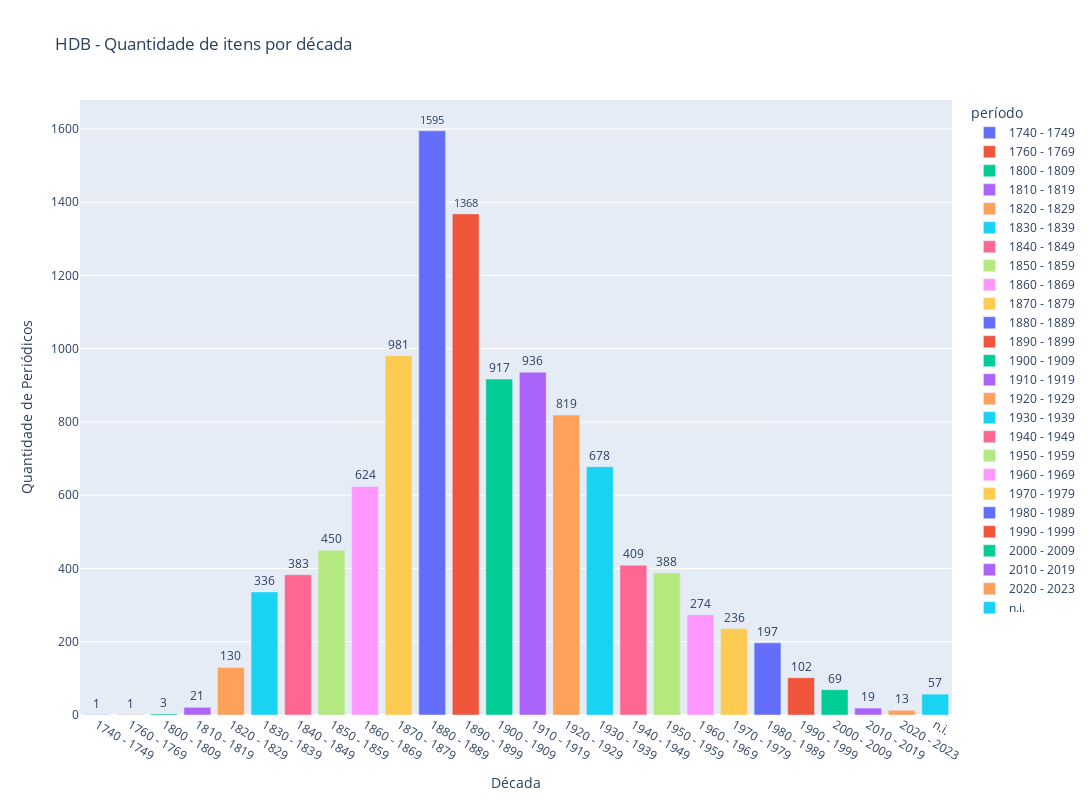

Write notebook code for a chart like this one.
### Markdown cell above
Combinado as bibliotecas `pandas` e `plotly`, vamos gerar um gráfico de barras com a quantidade de periódicos por década. Definimos que o eixo x será a coluna `período` e o eixo y será a coluna `quantidade de periódicos` do nosso dataframe.

### Code cell
# criar gráfico de barras com a quantidade de itens por década
fig = px.bar(df, x='período', y=' quantidade de periódicos', color='período', title='HDB - Quantidade de itens por década')
# renomear eixos
fig.update_layout(xaxis_title='Década', yaxis_title='Quantidade de Periódicos')
# incluir valores nos topos das barras
fig.update_traces(texttemplate='%{value}', textposition='outside')
# definir o tamanho da figura
fig.update_layout(height=800, width=1200)
# exibir o gráfico
fig.show()

### Figure 1 — Plotly figure (JSON) as saved in the notebook; plotly's stock layout.template omitted (floating-point values rounded to 4 significant figures)
{"data": [{"alignmentgroup": "True", "hovertemplate": "período=%{x}<br> quantidade de periódicos=%{y}<extra></extra>", "legendgroup": "1740 - 1749", "marker": {"color": "#636efa", "pattern": {"shape": ""}}, "name": "1740 - 1749", "offsetgroup": "1740 - 1749", "orientation": "v", "showlegend": true, "textposition": "outside", "texttemplate": "%{value}", "type": "bar", "x": ["1740 - 1749"], "xaxis": "x", "y": [1], "yaxis": "y"}, {"alignmentgroup": "True", "hovertemplate": "período=%{x}<br> quantidade de periódicos=%{y}<extra></extra>", "legendgroup": "1760 - 1769", "marker": {"color": "#EF553B", "pattern": {"shape": ""}}, "name": "1760 - 1769", "offsetgroup": "1760 - 1769", "orientation": "v", "showlegend": true, "textposition": "outside", "texttemplate": "%{value}", "type": "bar", "x": ["1760 - 1769"], "xaxis": "x", "y": [1], "yaxis": "y"}, {"alignmentgroup": "True", "hovertemplate": "período=%{x}<br> quantidade de periódicos=%{y}<extra></extra>", "legendgroup": "1800 - 1809", "marker": {"color": "#00cc96", "pattern": {"shape": ""}}, "name": "1800 - 1809", "offsetgroup": "1800 - 1809", "orientation": "v", "showlegend": true, "textposition": "outside", "texttemplate": "%{value}", "type": "bar", "x": ["1800 - 1809"], "xaxis": "x", "y": [3], "yaxis": "y"}, {"alignmentgroup": "True", "hovertemplate": "período=%{x}<br> quantidade de periódicos=%{y}<extra></extra>", "legendgroup": "1810 - 1819", "marker": {"color": "#ab63fa", "pattern": {"shape": ""}}, "name": "1810 - 1819", "offsetgroup": "1810 - 1819", "orientation": "v", "showlegend": true, "textposition": "outside", "texttemplate": "%{value}", "type": "bar", "x": ["1810 - 1819"], "xaxis": "x", "y": [21], "yaxis": "y"}, {"alignmentgroup": "True", "hovertemplate": "período=%{x}<br> quantidade de periódicos=%{y}<extra></extra>", "legendgroup": "1820 - 1829", "marker": {"color": "#FFA15A", "pattern": {"shape": ""}}, "name": "1820 - 1829", "offsetgroup": "1820 - 1829", "orientation": "v", "showlegend": true, "textposition": "outside", "texttemplate": "%{value}", "type": "bar", "x": ["1820 - 1829"], "xaxis": "x", "y": [130], "yaxis": "y"}, {"alignmentgroup": "True", "hovertemplate": "período=%{x}<br> quantidade de periódicos=%{y}<extra></extra>", "legendgroup": "1830 - 1839", "marker": {"color": "#19d3f3", "pattern": {"shape": ""}}, "name": "1830 - 1839", "offsetgroup": "1830 - 1839", "orientation": "v", "showlegend": true, "textposition": "outside", "texttemplate": "%{value}", "type": "bar", "x": ["1830 - 1839"], "xaxis": "x", "y": [336], "yaxis": "y"}, {"alignmentgroup": "True", "hovertemplate": "período=%{x}<br> quantidade de periódicos=%{y}<extra></extra>", "legendgroup": "1840 - 1849", "marker": {"color": "#FF6692", "pattern": {"shape": ""}}, "name": "1840 - 1849", "offsetgroup": "1840 - 1849", "orientation": "v", "showlegend": true, "textposition": "outside", "texttemplate": "%{value}", "type": "bar", "x": ["1840 - 1849"], "xaxis": "x", "y": [383], "yaxis": "y"}, {"alignmentgroup": "True", "hovertemplate": "período=%{x}<br> quantidade de periódicos=%{y}<extra></extra>", "legendgroup": "1850 - 1859", "marker": {"color": "#B6E880", "pattern": {"shape": ""}}, "name": "1850 - 1859", "offsetgroup": "1850 - 1859", "orientation": "v", "showlegend": true, "textposition": "outside", "texttemplate": "%{value}", "type": "bar", "x": ["1850 - 1859"], "xaxis": "x", "y": [450], "yaxis": "y"}, {"alignmentgroup": "True", "hovertemplate": "período=%{x}<br> quantidade de periódicos=%{y}<extra></extra>", "legendgroup": "1860 - 1869", "marker": {"color": "#FF97FF", "pattern": {"shape": ""}}, "name": "1860 - 1869", "offsetgroup": "1860 - 1869", "orientation": "v", "showlegend": true, "textposition": "outside", "texttemplate": "%{value}", "type": "bar", "x": ["1860 - 1869"], "xaxis": "x", "y": [624], "yaxis": "y"}, {"alignmentgroup": "True", "hovertemplate": "período=%{x}<br> quantidade de periódicos=%{y}<extra></extra>", "legendgroup": "1870 - 1879", "marker": {"color": "#FECB52", "pattern": {"shape": ""}}, "name": "1870 - 1879", "offsetgroup": "1870 - 1879", "orientation": "v", "showlegend": true, "textposition": "outside", "texttemplate": "%{value}", "type": "bar", "x": ["1870 - 1879"], "xaxis": "x", "y": [981], "yaxis": "y"}, {"alignmentgroup": "True", "hovertemplate": "período=%{x}<br> quantidade de periódicos=%{y}<extra></extra>", "legendgroup": "1880 - 1889", "marker": {"color": "#636efa", "pattern": {"shape": ""}}, "name": "1880 - 1889", "offsetgroup": "1880 - 1889", "orientation": "v", "showlegend": true, "textposition": "outside", "texttemplate": "%{value}", "type": "bar", "x": ["1880 - 1889"], "xaxis": "x", "y": [1595], "yaxis": "y"}, {"alignmentgroup": "True", "hovertemplate": "período=%{x}<br> quantidade de periódicos=%{y}<extra></extra>", "legendgroup": "1890 - 1899", "marker": {"color": "#EF553B", "pattern": {"shape": ""}}, "name": "1890 - 1899", "offsetgroup": "1890 - 1899", "orientation": "v", "showlegend": true, "textposition": "outside", "texttemplate": "%{value}", "type": "bar", "x": ["1890 - 1899"], "xaxis": "x", "y": [1368], "yaxis": "y"}, {"alignmentgroup": "True", "hovertemplate": "período=%{x}<br> quantidade de periódicos=%{y}<extra></extra>", "legendgroup": "1900 - 1909", "marker": {"color": "#00cc96", "pattern": {"shape": ""}}, "name": "1900 - 1909", "offsetgroup": "1900 - 1909", "orientation": "v", "showlegend": true, "textposition": "outside", "texttemplate": "%{value}", "type": "bar", "x": ["1900 - 1909"], "xaxis": "x", "y": [917], "yaxis": "y"}, {"alignmentgroup": "True", "hovertemplate": "período=%{x}<br> quantidade de periódicos=%{y}<extra></extra>", "legendgroup": "1910 - 1919", "marker": {"color": "#ab63fa", "pattern": {"shape": ""}}, "name": "1910 - 1919", "offsetgroup": "1910 - 1919", "orientation": "v", "showlegend": true, "textposition": "outside", "texttemplate": "%{value}", "type": "bar", "x": ["1910 - 1919"], "xaxis": "x", "y": [936], "yaxis": "y"}, {"alignmentgroup": "True", "hovertemplate": "período=%{x}<br> quantidade de periódicos=%{y}<extra></extra>", "legendgroup": "1920 - 1929", "marker": {"color": "#FFA15A", "pattern": {"shape": ""}}, "name": "1920 - 1929", "offsetgroup": "1920 - 1929", "orientation": "v", "showlegend": true, "textposition": "outside", "texttemplate": "%{value}", "type": "bar", "x": ["1920 - 1929"], "xaxis": "x", "y": [819], "yaxis": "y"}, {"alignmentgroup": "True", "hovertemplate": "período=%{x}<br> quantidade de periódicos=%{y}<extra></extra>", "legendgroup": "1930 - 1939", "marker": {"color": "#19d3f3", "pattern": {"shape": ""}}, "name": "1930 - 1939", "offsetgroup": "1930 - 1939", "orientation": "v", "showlegend": true, "textposition": "outside", "texttemplate": "%{value}", "type": "bar", "x": ["1930 - 1939"], "xaxis": "x", "y": [678], "yaxis": "y"}, {"alignmentgroup": "True", "hovertemplate": "período=%{x}<br> quantidade de periódicos=%{y}<extra></extra>", "legendgroup": "1940 - 1949", "marker": {"color": "#FF6692", "pattern": {"shape": ""}}, "name": "1940 - 1949", "offsetgroup": "1940 - 1949", "orientation": "v", "showlegend": true, "textposition": "outside", "texttemplate": "%{value}", "type": "bar", "x": ["1940 - 1949"], "xaxis": "x", "y": [409], "yaxis": "y"}, {"alignmentgroup": "True", "hovertemplate": "período=%{x}<br> quantidade de periódicos=%{y}<extra></extra>", "legendgroup": "1950 - 1959", "marker": {"color": "#B6E880", "pattern": {"shape": ""}}, "name": "1950 - 1959", "offsetgroup": "1950 - 1959", "orientation": "v", "showlegend": true, "textposition": "outside", "texttemplate": "%{value}", "type": "bar", "x": ["1950 - 1959"], "xaxis": "x", "y": [388], "yaxis": "y"}, {"alignmentgroup": "True", "hovertemplate": "período=%{x}<br> quantidade de periódicos=%{y}<extra></extra>", "legendgroup": "1960 - 1969", "marker": {"color": "#FF97FF", "pattern": {"shape": ""}}, "name": "1960 - 1969", "offsetgroup": "1960 - 1969", "orientation": "v", "showlegend": true, "textposition": "outside", "texttemplate": "%{value}", "type": "bar", "x": ["1960 - 1969"], "xaxis": "x", "y": [274], "yaxis": "y"}, {"alignmentgroup": "True", "hovertemplate": "período=%{x}<br> quantidade de periódicos=%{y}<extra></extra>", "legendgroup": "1970 - 1979", "marker": {"color": "#FECB52", "pattern": {"shape": ""}}, "name": "1970 - 1979", "offsetgroup": "1970 - 1979", "orientation": "v", "showlegend": true, "textposition": "outside", "texttemplate": "%{value}", "type": "bar", "x": ["1970 - 1979"], "xaxis": "x", "y": [236], "yaxis": "y"}, {"alignmentgroup": "True", "hovertemplate": "período=%{x}<br> quantidade de periódicos=%{y}<extra></extra>", "legendgroup": "1980 - 1989", "marker": {"color": "#636efa", "pattern": {"shape": ""}}, "name": "1980 - 1989", "offsetgroup": "1980 - 1989", "orientation": "v", "showlegend": true, "textposition": "outside", "texttemplate": "%{value}", "type": "bar", "x": ["1980 - 1989"], "xaxis": "x", "y": [197], "yaxis": "y"}, {"alignmentgroup": "True", "hovertemplate": "período=%{x}<br> quantidade de periódicos=%{y}<extra></extra>", "legendgroup": "1990 - 1999", "marker": {"color": "#EF553B", "pattern": {"shape": ""}}, "name": "1990 - 1999", "offsetgroup": "1990 - 1999", "orientation": "v", "showlegend": true, "textposition": "outside", "texttemplate": "%{value}", "type": "bar", "x": ["1990 - 1999"], "xaxis": "x", "y": [102], "yaxis": "y"}, {"alignmentgroup": "True", "hovertemplate": "período=%{x}<br> quantidade de periódicos=%{y}<extra></extra>", "legendgroup": "2000 - 2009", "marker": {"color": "#00cc96", "pattern": {"shape": ""}}, "name": "2000 - 2009", "offsetgroup": "2000 - 2009", "orientation": "v", "showlegend": true, "textposition": "outside", "texttemplate": "%{value}", "type": "bar", "x": ["2000 - 2009"], "xaxis": "x", "y": [69], "yaxis": "y"}, {"alignmentgroup": "True", "hovertemplate": "período=%{x}<br> quantidade de periódicos=%{y}<extra></extra>", "legendgroup": "2010 - 2019", "marker": {"color": "#ab63fa", "pattern": {"shape": ""}}, "name": "2010 - 2019", "offsetgroup": "2010 - 2019", "orientation": "v", "showlegend": true, "textposition": "outside", "texttemplate": "%{value}", "type": "bar", "x": ["2010 - 2019"], "xaxis": "x", "y": [19], "yaxis": "y"}, {"alignmentgroup": "True", "hovertemplate": "período=%{x}<br> quantidade de periódicos=%{y}<extra></extra>", "legendgroup": "2020 - 2023", "marker": {"color": "#FFA15A", "pattern": {"shape": ""}}, "name": "2020 - 2023", "offsetgroup": "2020 - 2023", "orientation": "v", "showlegend": true, "textposition": "outside", "texttemplate": "%{value}", "type": "bar", "x": ["2020 - 2023"], "xaxis": "x", "y": [13], "yaxis": "y"}, {"alignmentgroup": "True", "hovertemplate": "período=%{x}<br> quantidade de periódicos=%{y}<extra></extra>", "legendgroup": "n.i.", "marker": {"color": "#19d3f3", "pattern": {"shape": ""}}, "name": "n.i.", "offsetgroup": "n.i.", "orientation": "v", "showlegend": true, "textposition": "outside", "texttemplate": "%{value}", "type": "bar", "x": ["n.i."], "xaxis": "x", "y": [57], "yaxis": "y"}], "layout": {"barmode": "relative", "height": 800, "legend": {"title": {"text": "período"}, "tracegroupgap": 0}, "title": {"text": "HDB - Quantidade de itens por década"}, "width": 1200, "xaxis": {"anchor": "y", "categoryarray": ["1740 - 1749", "1760 - 1769", "1800 - 1809", "1810 - 1819", "1820 - 1829", "1830 - 1839", "1840 - 1849", "1850 - 1859", "1860 - 1869", "1870 - 1879", "1880 - 1889", "1890 - 1899", "1900 - 1909", "1910 - 1919", "1920 - 1929", "1930 - 1939", "1940 - 1949", "1950 - 1959", "1960 - 1969", "1970 - 1979", "1980 - 1989", "1990 - 1999", "2000 - 2009", "2010 - 2019", "2020 - 2023", "n.i."], "categoryorder": "array", "domain": [0, 1], "title": {"text": "Década"}}, "yaxis": {"anchor": "x", "domain": [0, 1], "title": {"text": "Quantidade de Periódicos"}}}}
